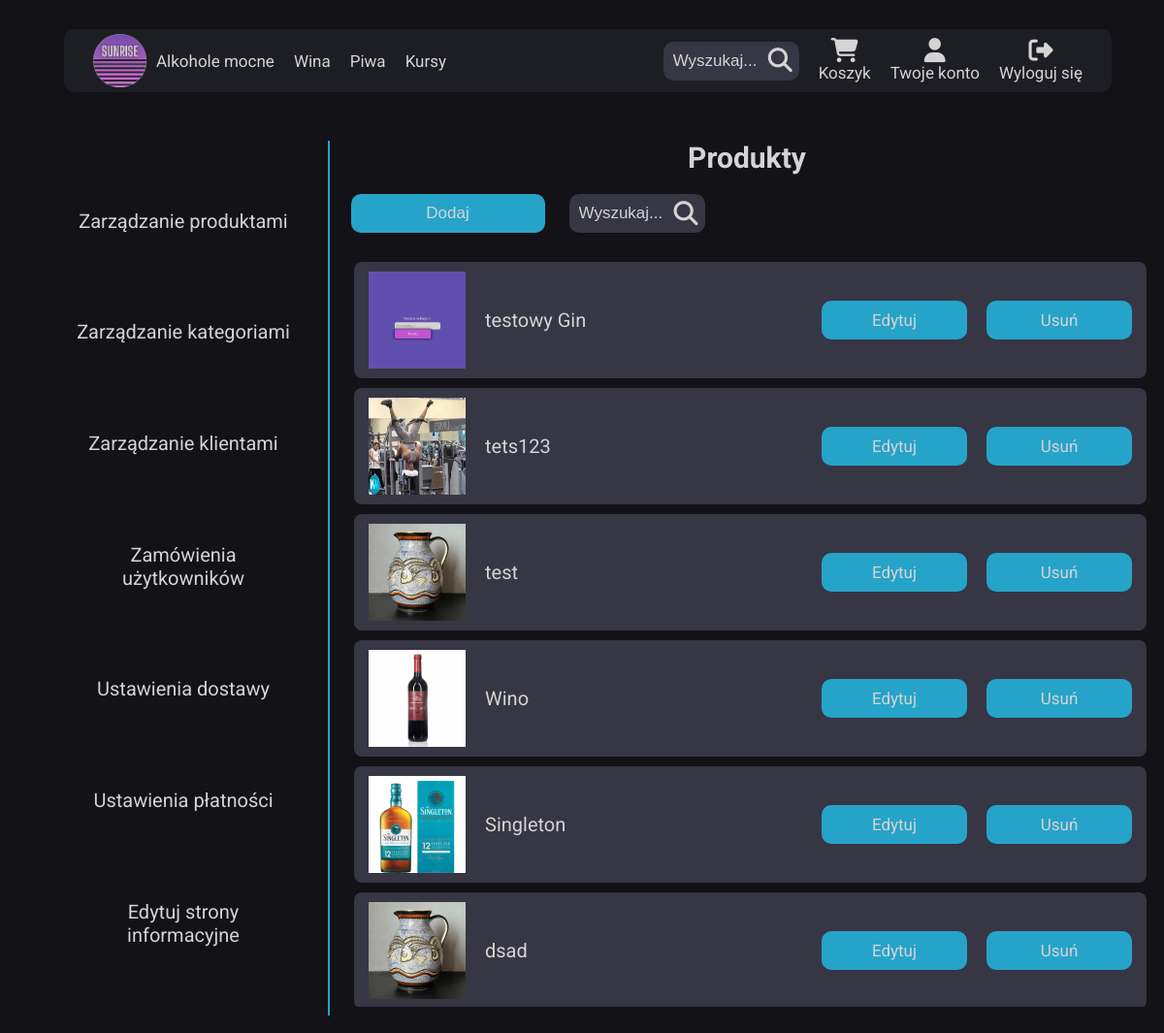
The page /html/admin_panel/index.php (signed in) on the database as committed earlier.
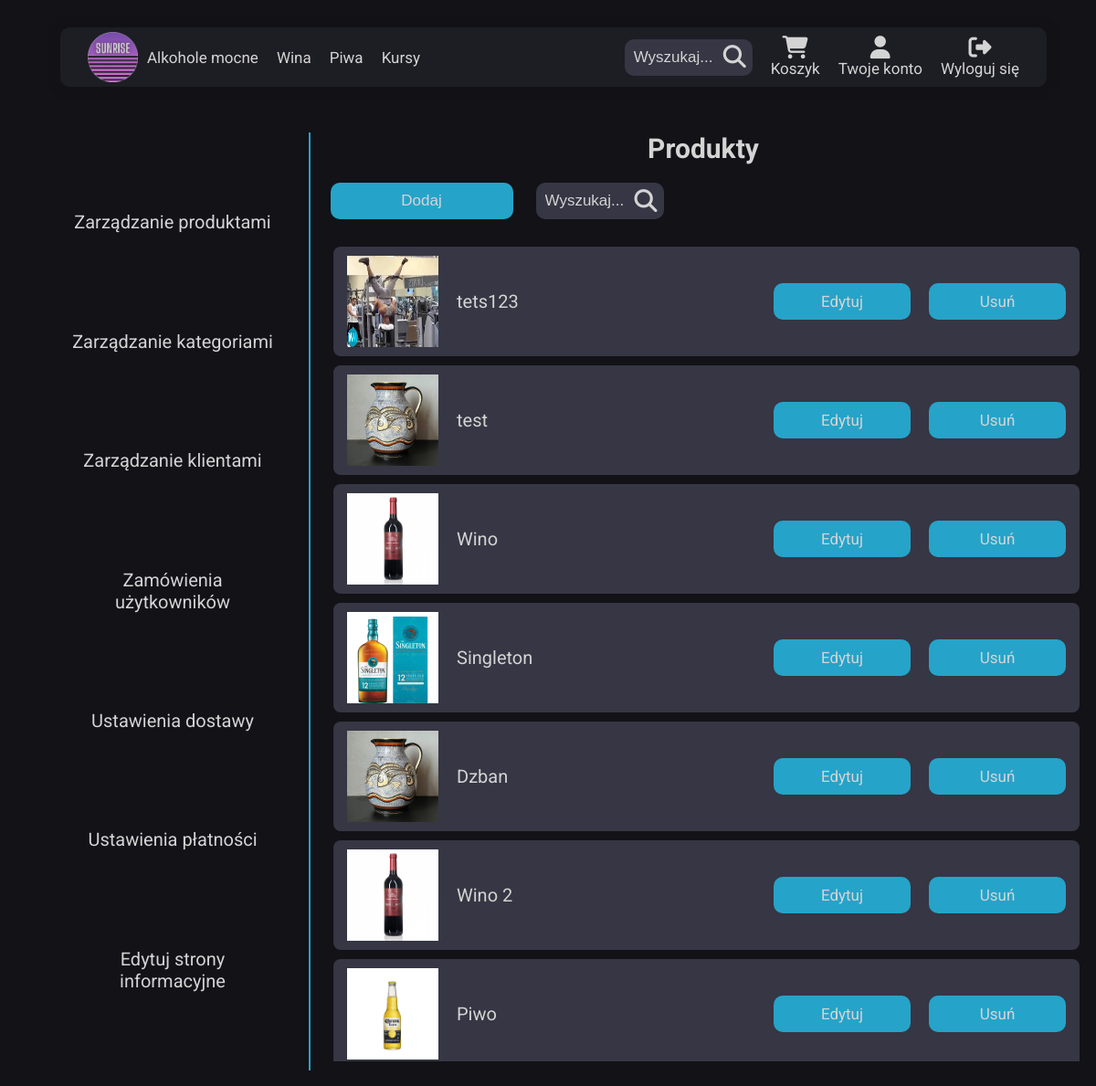
The same page on the database as committed later.
### tables this page shows
CREATE TABLE `product` (
  `id` int(11) NOT NULL,
  `product_name` varchar(50) NOT NULL,
  `category_id` int(11) NOT NULL,
  `price` float NOT NULL,
  `description` text NOT NULL,
  `stock` int(11) NOT NULL,
  `photo_id` int(11) NOT NULL
);

CREATE TABLE `photos` (
  `id` int(11) NOT NULL,
  `path` varchar(255) NOT NULL
);

### html/admin_panel/index.php (the view, shortened to what this page needs)
<?php
require_once('../../php/dblogin.php');
?>
<h1 class="admin__headline">Produkty</h1>
<div class="admin__add">
        <button class="admin__add--addBtn">Dodaj</button>
        <div class="nav__user--search admin__add--search">
          <input type="text" placeholder="Wyszukaj..." id="searchBar"/><i id="searchBtn" class="fa-solid fa-magnifying-glass"></i>
        </div>
</div>
<div class="admin__products">
<?php
$query = $pdo -> query('select product_name, path from product inner join photos on product.photo_id=photos.id;');
$html = '';
while ($row = $query->fetch()){
    $param = http_build_query([
        'item' => $row['product_name']
    ]);
    $delParams = http_build_query([
        'item' => $row['product_name'],
        'table' => 'product',
        'column' => 'product_name'
    ]);
    $html .= '<div class="admin__product">
    <img src="'.$row['path'].'" alt="" class="admin__product--img">
    <p class="admin__product--name">'.$row['product_name'].'</p>
    <a href="./edit_product.php?'.$param.'" class="admin__add--addBtn admin__product--edit">Edytuj</a>
    <a href="../../php/admin_panel/delete_item.php?'.$delParams.'" class="admin__add--addBtn admin__product--delete">Usuń</a>
    </div>';
}
echo $html;
?>
</div>
<?php
require "./admin_panel.php";

Rows that differ between the two databases and show on the page:
removed product: photo.path (picture), product_name "testowy Gin"
changed product: product_name "dsad" → "Dzban"
added product: photo.path (picture), product_name "Wino 2"
added product: photo.path (picture), product_name "Piwo"
